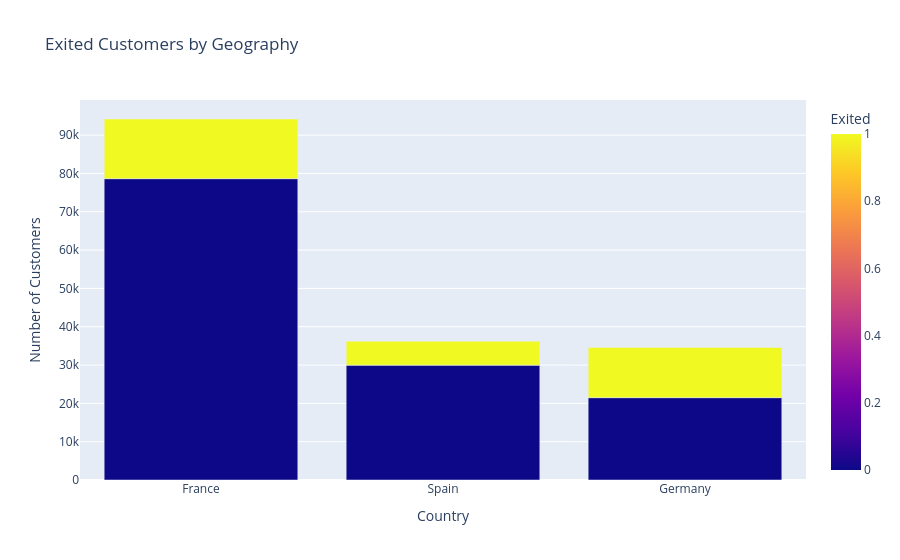

Notebook cell for this chart:
### Code cell
grouped_data = df.groupby(['Exited', 'Geography']).size().reset_index(name='Count')

# Creating a bar graph using Plotly
fig = px.bar(grouped_data, x='Geography', y='Count', color='Exited',
             labels={'Count': 'Number of Customers', 'Geography': 'Country'},
             title='Exited Customers by Geography',
             category_orders={'Geography': ['France', 'Spain', 'Germany']},
             barmode='group')

# Show the plot
fig.show()

### Figure 1 — Plotly figure (JSON) as saved in the notebook; plotly's stock layout.template omitted (floating-point values rounded to 4 significant figures)
{"data": [{"alignmentgroup": "True", "hovertemplate": "Country=%{x}<br>Number of Customers=%{y}<br>Exited=%{marker.color}<extra></extra>", "legendgroup": "", "marker": {"color": [0, 0, 0, 1, 1, 1], "coloraxis": "coloraxis", "pattern": {"shape": ""}}, "name": "", "offsetgroup": "", "orientation": "v", "showlegend": false, "textposition": "auto", "type": "bar", "x": ["France", "Germany", "Spain", "France", "Germany", "Spain"], "xaxis": "x", "y": [78643, 21492, 29978, 15572, 13114, 6235], "yaxis": "y"}], "layout": {"barmode": "group", "coloraxis": {"colorbar": {"title": {"text": "Exited"}}, "colorscale": [[0, "#0d0887"], [0.1111, "#46039f"], [0.2222, "#7201a8"], [0.3333, "#9c179e"], [0.4444, "#bd3786"], [0.5556, "#d8576b"], [0.6667, "#ed7953"], [0.7778, "#fb9f3a"], [0.8889, "#fdca26"], [1, "#f0f921"]]}, "legend": {"tracegroupgap": 0}, "title": {"text": "Exited Customers by Geography"}, "xaxis": {"anchor": "y", "categoryarray": ["France", "Spain", "Germany"], "categoryorder": "array", "domain": [0, 1], "title": {"text": "Country"}}, "yaxis": {"anchor": "x", "domain": [0, 1], "title": {"text": "Number of Customers"}}}}
